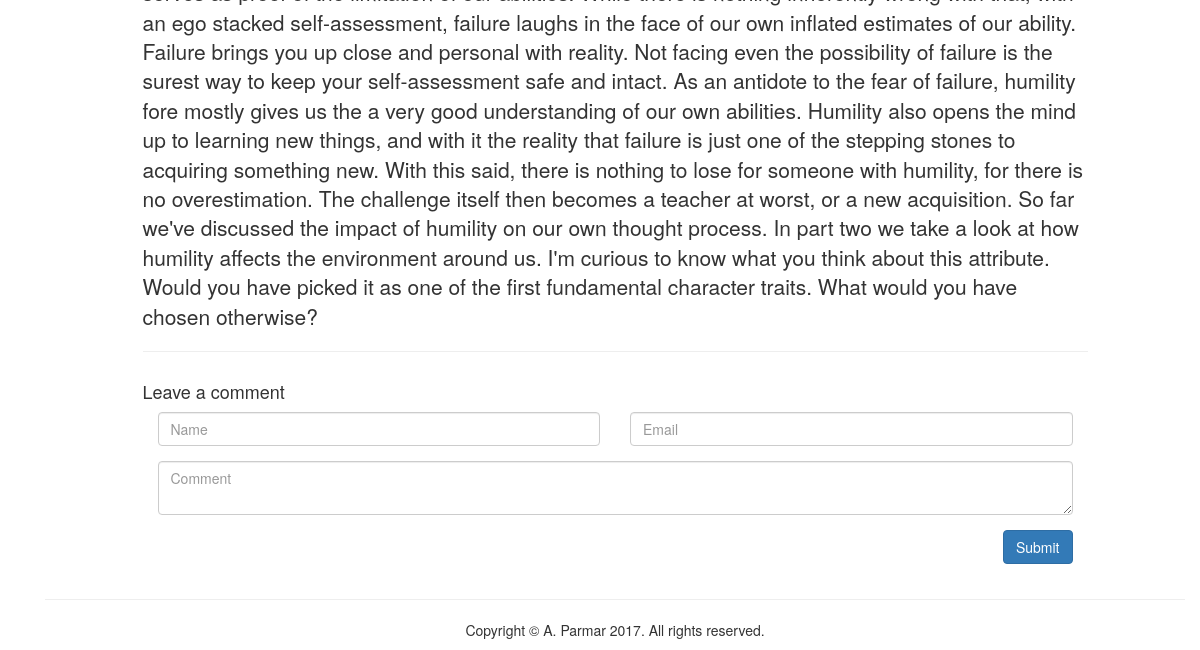
Before: /post/2/ (lower part) with the older database file.
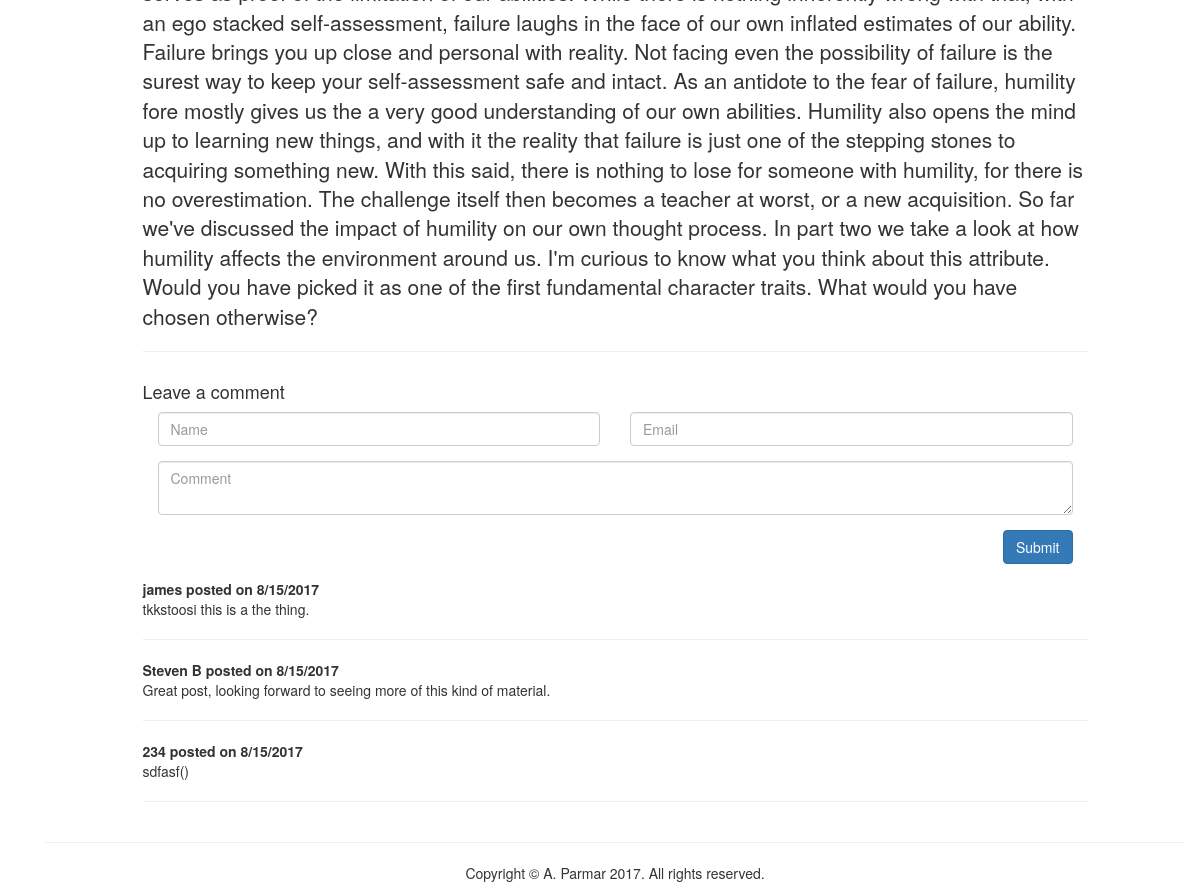
After: the same page with the newer database file.
### blogengine/models.py (models this page shows, shortened)
class Comment(models.Model):
	post = models.ForeignKey(Post, on_delete=models.CASCADE)
	name = models.CharField(max_length=50)
	email = models.CharField(max_length=50)
	comment_text = models.TextField()
	pub_date = models.DateTimeField()

### blogengine/views.py (the view, shortened to what this page needs)
# urls.py: url(r'^post/(?P<post_id>[0-9]+)/$', views.post_detail, name='post_detail'),
def post_detail(request, post_id):
	post = get_object_or_404(Post, pk=post_id)
	comments = Comment.objects.filter(post = post_id)
	return render(request, 'blogengine/detail_post.html', {'post': post, 'comments':comments})

### blogengine/templates/blogengine/detail_post.html (shortened to what this page needs)
{% extends "blogengine/includes/base.html" %}
{% block content %}
<div id="body" class="container">
	<div class="row">
		<div class="col-md-10">
			<br>
			<p class="lead">{{ post.text }}</p>
			<hr>
		</div>
	</div>
	<div class="row">
		<div class="col-md-1"></div>
		<div class="col-md-10">
		    <h4>Leave a comment</h4>
			    <form action="{% url 'blogengine:post_detail' post.id %}" role="form" class="clearfix" method="post">
			        <div class="col-md-6 form-group">
			            <input type="text" class="form-control" id="name" placeholder="Name" name="name" required/>
			        </div>
			        <div class="col-md-6 form-group">
			            <input type="email" class="form-control" id="email" placeholder="Email" name="email" required/>
			        </div>
			        <div class="col-md-12 form-group">
			            <textarea class="form-control" id="comment" placeholder="Comment" name="comment" required/></textarea>
			        </div>
			        <div class="col-md-12 form-group text-right">
			            <button type="submit" class="btn btn-primary">Submit</button>
			        </div>
			    </form>
			</div>
		<div class="col-md-1"></div>
	</div>
	{% for comment in comments%}
		<div class="row">
			<div class="col-md-1"></div>
			<div class="col-md-10">
			<div class=username style="font-weight: bold;">{{comment.name}} posted on {{comment.pub_date.month}}/{{comment.pub_date.day}}/{{comment.pub_date.year}}</div>
			<div>{{comment.comment_text}}</div>
			<hr>
			</div>
			<div class="col-md-1"></div>
		</div>
	{% endfor %}
</div>
{% endblock %}

Changed rows visible on the page:
added Comment: name "james", pub_date.month "8", pub_date.day "15", pub_date.year "2017", comment_text "tkkstoosi this is a the thing."
added Comment: name "Steven B", pub_date.month "8", pub_date.day "15", pub_date.year "2017", comment_text "Great post, looking forward to seeing more of this kind of material."
added Comment: name "234", pub_date.month "8", pub_date.day "15", pub_date.year "2017", comment_text "sdfasf()"
